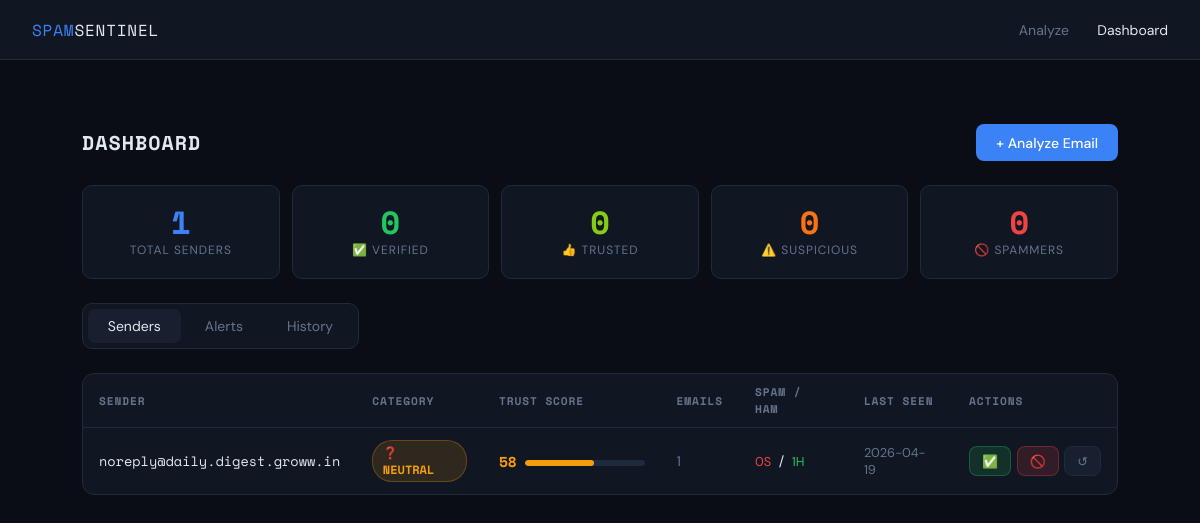
/dashboard, run on the app's committed database.
### tables this page shows
CREATE TABLE sender_trust (
            id INTEGER PRIMARY KEY AUTOINCREMENT,
            email TEXT UNIQUE NOT NULL,
            spam_count INTEGER DEFAULT 0,
            ham_count INTEGER DEFAULT 0,
            trust_score REAL DEFAULT 50.0,
            category TEXT DEFAULT 'unknown',
            alerted INTEGER DEFAULT 0,
            last_seen TEXT,
            first_seen TEXT
        );

### app.py (the view)
@app.route("/dashboard")
def dashboard():
    senders = get_all_senders()
    alerts  = get_active_alerts()
    stats   = get_stats()
    for s in senders:
        s["color"] = CATEGORY_COLORS.get(s["category"], "#888")
        s["icon"]  = CATEGORY_ICONS.get(s["category"], "❓")
    conn = get_connection()
    history = conn.execute(
        "SELECT * FROM email_history ORDER BY timestamp DESC LIMIT 50"
    ).fetchall()
    conn.close()
    history = [dict(r) for r in history]
    return render_template("dashboard.html",
                           senders=senders,
                           alerts=alerts,
                           stats=stats,
                           history=history,
                           cat_colors=CATEGORY_COLORS,
                           cat_icons=CATEGORY_ICONS)

### database.py (called while the page is built)
def get_connection():
    conn = sqlite3.connect(DB_PATH)
    conn.row_factory = sqlite3.Row
    return conn

### trust_engine.py (called while the page is built)
def get_all_senders():
    conn = get_connection()
    rows = conn.execute(
        "SELECT * FROM sender_trust ORDER BY trust_score ASC"
    ).fetchall()
    conn.close()
    return [dict(r) for r in rows]

def get_active_alerts():
    conn = get_connection()
    rows = conn.execute(
        "SELECT * FROM alerts WHERE dismissed=0 ORDER BY timestamp DESC"
    ).fetchall()
    conn.close()
    return [dict(r) for r in rows]

def get_stats():
    conn = get_connection()
    rows = conn.execute("SELECT category, COUNT(*) as cnt FROM sender_trust GROUP BY category").fetchall()
    conn.close()
    stats = {cat: 0 for cat in CATEGORIES}
    for r in rows:
        stats[r["category"]] = r["cnt"]
    return stats

### templates/dashboard.html (shortened to what this page needs)
{% extends "base.html" %}
{% block content %}
<div class="container">
  <div class="dash-header">
    <h1>DASHBOARD</h1>
    <a href="/" class="btn btn-primary">+ Analyze Email</a>
  </div>
  <div class="stats-grid">
    {% set total = stats.VERIFIED + stats.TRUSTED + stats.NEUTRAL + stats.SUSPICIOUS + stats.SPAMMER %}
    <div class="stat-card">
      <div class="num" style="color:var(--accent)">{{ total }}</div>
      <div class="label">Total Senders</div>
    </div>
    <div class="stat-card">
      <div class="num" style="color:var(--green)">{{ stats.VERIFIED }}</div>
      <div class="label">✅ Verified</div>
    </div>
    <div class="stat-card">
      <div class="num" style="color:#84cc16">{{ stats.TRUSTED }}</div>
      <div class="label">👍 Trusted</div>
    </div>
    <div class="stat-card">
      <div class="num" style="color:var(--orange)">{{ stats.SUSPICIOUS }}</div>
      <div class="label">⚠️ Suspicious</div>
    </div>
    <div class="stat-card">
      <div class="num" style="color:var(--red)">{{ stats.SPAMMER }}</div>
      <div class="label">🚫 Spammers</div>
    </div>
  </div>
  <div class="tab-nav">
    <button class="tab-btn active" onclick="showTab('senders')">Senders</button>
    <button class="tab-btn" onclick="showTab('alerts')">
      Alerts
    </button>
    <button class="tab-btn" onclick="showTab('history')">History</button>
  </div>
  <div id="tab-senders" class="tab-panel active">
    <div class="card" style="padding:0;overflow:hidden;">
      {% if senders %}
      <table>
        <thead>
          <tr>
            <th>Sender</th>
            <th>Category</th>
            <th>Trust Score</th>
            <th>Emails</th>
            <th>Spam / Ham</th>
            <th>Last Seen</th>
            <th>Actions</th>
          </tr>
        </thead>
        <tbody>
          {% for s in senders %}
          <tr>
            <td class="text-mono" style="color:var(--text);">{{ s.email }}</td>
            <td>
              <span class="sender-category"
                    style="background:{{ s.color }}22;
                           color:{{ s.color }};
                           border:1px solid {{ s.color }}44;">
                {{ s.icon }} {{ s.category }}
              </span>
            </td>
            <td>
              <div class="flex gap-1">
                <span class="score-mini" style="color:{{ s.color }}">{{ s.trust_score|int }}</span>
                <div class="score-bar-cell">
                  <div class="progress-bar">
                    <div class="progress-fill"
                         style="width:{{ s.trust_score|int }}%;background:{{ s.color }}"></div>
                  </div>
                </div>
              </div>
            </td>
            <td style="color:var(--muted)">{{ s.spam_count + s.ham_count }}</td>
            <td>
              <span style="color:var(--red);font-size:0.8rem;">{{ s.spam_count }}S</span>
              &nbsp;/&nbsp;
              <span style="color:var(--green);font-size:0.8rem;">{{ s.ham_count }}H</span>
            </td>
            <td style="color:var(--muted);font-size:0.8rem;">
              {{ s.last_seen[:10] if s.last_seen else '—' }}
            </td>
            <td>
              <form action="/sender/action" method="POST" style="display:inline">
                <div class="action-btns">
                  <button name="action" value="trust"
                          class="btn btn-success btn-sm" title="Mark Trusted">✅</button>
                  <button name="action" value="block"
                          class="btn btn-danger btn-sm" title="Block">🚫</button>
                  <button name="action" value="reset"
                          class="btn btn-ghost btn-sm" title="Reset">↺</button>
                </div>
              </form>
            </td>
          </tr>
          {% endfor %}
        </tbody>
      </table>
      {% else %}
      <div class="empty-state">
        <div class="icon">📭</div>
        <p>No senders tracked yet. Start analyzing emails to build the trust database.</p>
      </div>
      {% endif %}
    </div>
  </div>
</div>
{% endblock %}

### templates/base.html (shortened to what this page needs)
<!DOCTYPE html>
<html lang="en">
<head>
</head>
<body>
<nav>
  <a href="/" class="nav-brand">SPAM<span>SENTINEL</span></a>
  <div class="nav-links">
    <a href="/" {% if request.endpoint=='index' %}class="active"{% endif %}>Analyze</a>
    <a href="/dashboard" {% if request.endpoint=='dashboard' %}class="active"{% endif %}>Dashboard</a>
  </div>
</nav>
{% block content %}{% endblock %}
</body>
</html>

### templates/base.html (style rules this page uses)
:root { --bg: #0a0d14; --surface: #111623; --surface2: #181f2e; --border: #1e2a3e; --accent: #3b82f6; --accent2: #6366f1; --green: #22c55e; --red: #ef4444; --orange: #f97316; --yellow: #f59e0b; --text: #e2e8f0; --muted: #64748b; --mono: 'Space Mono', monospace; --sans: 'DM Sans', sans-serif; }
* { box-sizing: border-box; margin: 0; padding: 0; }
body { background: var(--bg); color: var(--text); font-family: var(--sans); min-height: 100vh; }
nav { background: var(--surface); border-bottom: 1px solid var(--border); padding: 0 2rem; display: flex; align-items: center; justify-content: space-between; height: 60px; position: sticky; top: 0; z-index: 100; }
.nav-brand { font-family: var(--mono); font-size: 1rem; color: var(--accent); letter-spacing: 0.05em; text-decoration: none; }
.nav-brand span { color: var(--text); }
.nav-links a { color: var(--muted); text-decoration: none; font-size: 0.875rem; margin-left: 1.5rem; transition: color .2s; }
.nav-links a:hover, .nav-links a.active { color: var(--text); }
.container { max-width: 1100px; margin: 0 auto; padding: 2rem; }
.card { background: var(--surface); border: 1px solid var(--border); border-radius: 12px; padding: 1.5rem; }
.stat-card { background: var(--surface); border: 1px solid var(--border); border-radius: 10px; padding: 1.25rem; text-align: center; }
.stat-card .num { font-family: var(--mono); font-size: 2rem; font-weight: 700; line-height: 1; margin-bottom: 0.25rem; }
.stat-card .label { font-size: 0.75rem; color: var(--muted); text-transform: uppercase; letter-spacing: 0.08em; }
.btn { display: inline-flex; align-items: center; gap: 0.4rem; padding: 0.6rem 1.25rem; border-radius: 8px; border: none; font-size: 0.875rem; font-family: var(--sans); font-weight: 500; cursor: pointer; transition: all .2s; text-decoration: none; }
.btn-primary { background: var(--accent); color: #fff; }
.btn-danger { background: rgba(239,68,68,0.15); color: var(--red); border: 1px solid rgba(239,68,68,0.3); }
.btn-success { background: rgba(34,197,94,0.15); color: var(--green); border: 1px solid rgba(34,197,94,0.3); }
.btn-ghost { background: var(--surface2); color: var(--muted); border: 1px solid var(--border); }
.btn-sm { padding: 0.35rem 0.75rem; font-size: 0.8rem; }
table { width: 100%; border-collapse: collapse; font-size: 0.875rem; }
th { font-family: var(--mono); font-size: 0.7rem; color: var(--muted); text-transform: uppercase; letter-spacing: 0.08em; padding: 0.6rem 1rem; text-align: left; border-bottom: 1px solid var(--border); }
td { padding: 0.75rem 1rem; border-bottom: 1px solid rgba(30,42,62,0.5); }
tr:last-child td { border-bottom: none; }
.progress-bar { height: 6px; background: var(--border); border-radius: 3px; overflow: hidden; margin-top: 0.25rem; }
.progress-fill { height: 100%; border-radius: 3px; transition: width 0.5s ease; }
.text-mono { font-family: var(--mono); font-size: 0.85rem; }
.flex { display: flex; align-items: center; }
.gap-1 { gap: 0.5rem; }

### templates/dashboard.html (style rules this page uses)
.dash-header { padding: 2rem 0 1.5rem; display: flex; align-items: center; justify-content: space-between; }
.dash-header h1 { font-family: var(--mono); font-size: 1.25rem; letter-spacing: 0.05em; }
.stats-grid { display: grid; grid-template-columns: repeat(5, 1fr); gap: 0.75rem; margin-bottom: 1.5rem; }
.tab-nav { display: flex; gap: 0.25rem; background: var(--surface); border: 1px solid var(--border); border-radius: 10px; padding: 0.3rem; margin-bottom: 1.5rem; width: fit-content; }
.tab-btn { padding: 0.5rem 1.25rem; border: none; border-radius: 7px; background: transparent; color: var(--muted); font-size: 0.875rem; font-family: var(--sans); cursor: pointer; transition: all .2s; }
.tab-btn.active { background: var(--surface2); color: var(--text); }
.tab-panel { display: none; }
.tab-panel.active { display: block; }
.sender-category { display: inline-flex; align-items: center; gap: 0.4rem; padding: 0.2rem 0.6rem; border-radius: 20px; font-size: 0.75rem; font-weight: 600; font-family: var(--mono); }
.score-mini { font-family: var(--mono); font-size: 0.9rem; font-weight: 700; }
.action-btns { display: flex; gap: 0.35rem; }
.score-bar-cell { width: 120px; }

### data on the page
sender_trust: email "noreply@daily.digest.groww.in", icon "❓", category "NEUTRAL", trust_score "58", s.spam_count+s.ham_count "1", spam_count "0", ham_count "1", last_seen "2026-04-19"

### other printed values
{{ total }} "1"
{{ stats.VERIFIED }} "0"
{{ stats.TRUSTED }} "0"
{{ stats.SUSPICIOUS }} "0"
{{ stats.SPAMMER }} "0"
